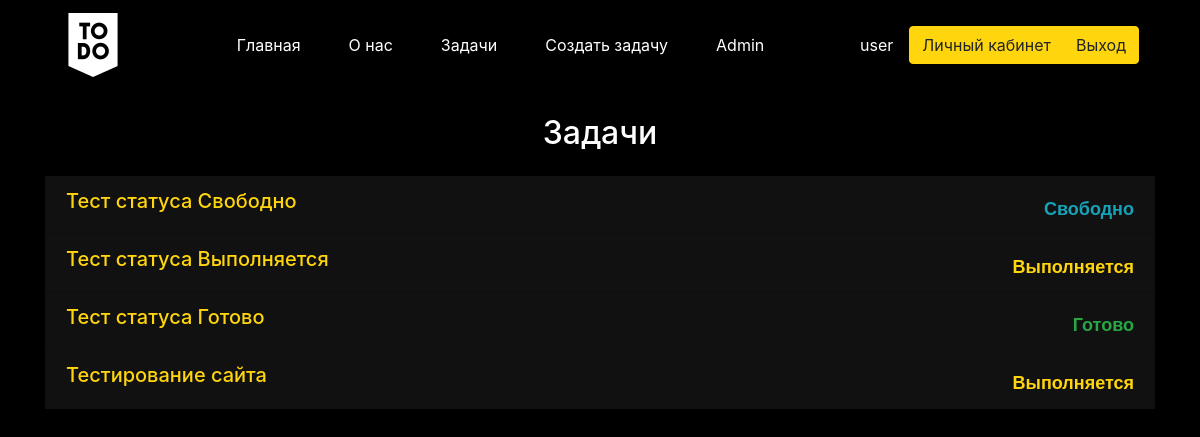
The app's page /tasks (signed in) with its own data.
### main/models.py (models this page shows, shortened)
class Task1(models.Model):
    title = models.CharField('Название', max_length=25)
    description = models.TextField('Описание')
    date = models.CharField('Дата', max_length=10)
    id_person = models.CharField('Создатель', max_length=10)
    id_status = models.ForeignKey(status,  on_delete=models.CASCADE)
    id_performing_person = models.CharField('Исполнитель', max_length=20)
    class Meta:
        verbose_name = 'Задача'
        verbose_name_plural = 'Задачи'

class status(models.Model):
    name = models.CharField('Наименование статуса', max_length=12)
    def __str__(self):
        return self.name
    class Meta:
        verbose_name = 'Статус'
        verbose_name_plural = 'Статусы'

### main/views.py (the view)
# urls.py: path('tasks', views.tasks, name='tasks'),
def tasks(request):
    humans = Human.objects.all()
    Status_good = status.objects.get(id=3)
    Status_norm = status.objects.get(id=2)
    humas_auth_bool = False
    if not(str(request.user) == "AnonymousUser"):
        for human in humans:
            if (str(human.id_registarion) == str(request.user.id)):
                humas_auth_bool = True
                break
        if humas_auth_bool == False:
            return redirect('createhuman')
    tasks = Task1.objects.all()
    user_info = str(request.user)
    return render(request, 'main/tasks.html', {'title': 'Задачи', 'tasks': tasks, 'user_info':user_info, 'Status_good':Status_good, 'Status_norm':Status_norm})

### main/templates/main/tasks.html (shortened to what this page needs)
{% extends 'main/base.html' %}
{% block content %}
<div class="container">
  {% if tasks %}
  <h2 class="text-white text-center mt-4">{{ title }}</h2>
  <div class="accordion mt-4" id="accordionTable">
    {% for el in tasks %}
    <div class="card text-white">
      <a class="text-white text-decoration-none" type="button" data-toggle="collapse" data-target="#id{{ el.id }}"
         aria-expanded="true" aria-controls="collapseOne" href="#">
        <div class="card-header d-flex justify-content-between">
          <h5>{{ el.title }}</h5>
          {% if el.id_status == Status_good %}
          <span class="card-status text-success">{{ el.id_status }}</span>
          {% elif el.id_status == Status_norm %}
          <span class="card-status text-warning">{{ el.id_status }}</span>
          {% else %}
          <span class="card-status text-info">{{ el.id_status }}</span>
          {% endif %}
        </div>
      </a>
    </div>
    {% endfor %}
  </div>
  {% else %}
  <h2 class="text-light text-center mt-5">Список задач пуст!</h2>
  {% endif %}
</div>
<div class="p-5"></div>
{% endblock %}

### main/templates/main/base.html (shortened to what this page needs)
<!DOCTYPE html>
{% load static %}
<html lang="ru">
<head>
  <link rel="stylesheet" href="https://cdn.jsdelivr.net/npm/bootstrap@4.5.3/dist/css/bootstrap.min.css"
>
  <link rel="stylesheet" type="text/css" href="{% static 'template/css/main.css' %}">
</head>
<body>
<div class="container">
  <nav class="navbar navbar-expand-md navbar-dark">
    <a href="{% url 'home' %}" class="navbar-brand"><img src="../../../static/template/image/to-do.png" alt=""></a>
    <div class="collapse navbar-collapse" id="navbarSupportedContent">
      <ul class="navbar-nav mx-auto">
        <li class="nav-item px-4">
          <a class="nav-link px-0" href="{% url 'home' %}">Главная</a>
        </li>
        <li class="nav-item px-4">
          <a class="nav-link px-0" href="{% url 'about' %}">О нас</a>
        </li>
        <li class="nav-item px-4">
          <a class="nav-link px-0" href="{% url 'tasks' %}">Задачи</a>
        </li>
        <li class="nav-item px-4">
          <a class="nav-link px-0" href="{% url 'createtask' %}">Создать задачу</a>
        </li>
        <li class="nav-item px-4">
          <a class="nav-link px-0" href="admin">Admin</a>
        </li>
      </ul>
    </div>
    {% if user.is_authenticated %}
    <span class="mr-3 text-white">{{user.username }} </span>
    <div class="btn-group" role="group">
      <a type="button" class="btn btn-warning" href="{% url 'profile' %}">Личный кабинет</a>
      <a type="button" class="btn btn-warning" href="{% url 'account_logout' %}">Выход</a>
    </div>
    {% else %}
    <div class="btn-group" role="group">
      <a type="button" class="btn btn-warning" href="{% url 'account_login' %}">Вход</a>
      <a type="button" class="btn btn-warning" href="{% url 'account_signup' %}">Регистрация</a>
    </div>
    {% endif %}
  </nav>
</div>
{% block content %}{% endblock %}
</body>
</html>

### static/template/css/main.css (style rules this page uses)
body { background-color: #000000; }
.text-warning { color: #FFD50D !important; }
.btn-warning { color: #212529; background-color: #FFD50D; border-color: #FFD50D; }
.navbar-dark .navbar-nav .nav-link { color: #ffffff; }
a { color: #ffffff; }
.card-status { margin-top: 10px; font: 700 18px sans-serif; }
.card { border-radius: 0; background-color: #121212; }
.card h5 { color: #FFD50D; }

### records on screen
Task1: title "Тест статуса Свободно", id_status "Свободно"
Task1: title "Тест статуса Выполняется", id_status "Выполняется"
Task1: title "Тест статуса Готово", id_status "Готово"
Task1: title "Тестирование сайта", id_status "Выполняется"

### other values on screen
{{ user.username }} "user"
{{ title }} "Задачи"
